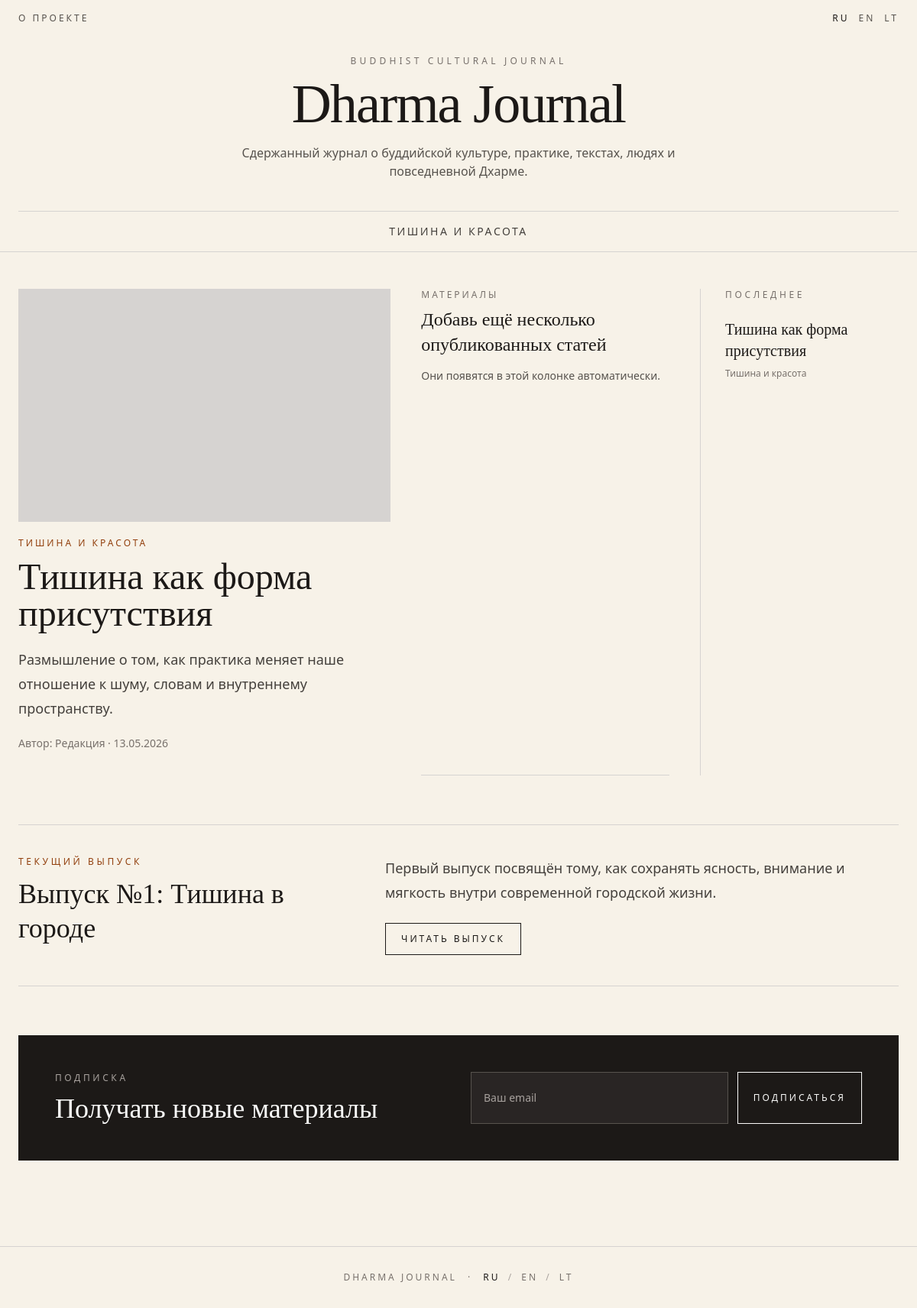
The page / on the database its author committed.
### articles/models.py (models this page shows, shortened)
class Category(models.Model):
    order = models.PositiveIntegerField("Порядок", default=100)
    is_active = models.BooleanField("Активна", default=True)
    class Meta:
        ordering = ["order", "id"]
        verbose_name = "Рубрика"
        verbose_name_plural = "Рубрики"
    def get_translation(self, language="ru"):
        return self.translations.filter(language=language).first()

class CategoryTranslation(models.Model):
    category = models.ForeignKey(
        Category,
        on_delete=models.CASCADE,
        related_name="translations",
        verbose_name="Рубрика",
    )
    language = models.CharField(
        "Язык",
        max_length=2,
        choices=LANGUAGE_CHOICES,
    )
    title = models.CharField("Название", max_length=200)
    slug = models.SlugField("URL-имя", max_length=220)
    description = models.TextField("Описание", blank=True)
    class Meta:
        unique_together = [
            ("category", "language"),
            ("language", "slug"),
        ]
        verbose_name = "Перевод рубрики"
        verbose_name_plural = "Переводы рубрик"

class ArticleTranslation(models.Model):
    article = models.ForeignKey(
        Article,
        on_delete=models.CASCADE,
        related_name="translations",
        verbose_name="Статья",
    )
    language = models.CharField(
        "Язык",
        max_length=2,
        choices=LANGUAGE_CHOICES,
    )
    title = models.CharField("Заголовок", max_length=250)
    slug = models.SlugField("URL-имя", max_length=260)
    subtitle = models.CharField("Подзаголовок", max_length=300, blank=True)
    excerpt = models.TextField("Краткое описание", blank=True)
    body = models.TextField("Текст статьи")
    seo_title = models.CharField("SEO title", max_length=250, blank=True)
    seo_description = models.TextField("SEO description", blank=True)
    class Meta:
        unique_together = [
            ("article", "language"),
            ("language", "slug"),
        ]
        verbose_name = "Перевод статьи"
        verbose_name_plural = "Переводы статей"

class Article(models.Model):
    class Status(models.TextChoices):
        DRAFT = "draft", "Черновик"
        PUBLISHED = "published", "Опубликовано"
    category = models.ForeignKey(
        Category,
        on_delete=models.PROTECT,
        related_name="articles",
        verbose_name="Рубрика",
    )
    author = models.ForeignKey(
        Author,
        on_delete=models.SET_NULL,
        null=True,
        blank=True,
        related_name="articles",
        verbose_name="Автор",
    )
    status = models.CharField(
        "Статус",
        max_length=20,
        choices=Status.choices,
        default=Status.DRAFT,
    )
    is_featured = models.BooleanField("Главный материал", default=False)
    published_at = models.DateTimeField("Дата публикации", null=True, blank=True)
    created_at = models.DateTimeField("Создано", auto_now_add=True)
    updated_at = models.DateTimeField("Обновлено", auto_now=True)
    class Meta:
        ordering = ["-published_at", "-created_at"]
        verbose_name = "Статья"
        verbose_name_plural = "Статьи"
    def get_translation(self, language="ru"):
        return self.translations.filter(language=language).first()

class Author(models.Model):
    name = models.CharField("Имя", max_length=200)
    slug = models.SlugField("URL-имя", max_length=220, unique=True)
    bio = models.TextField("Биография", blank=True)
    class Meta:
        ordering = ["name"]
        verbose_name = "Автор"
        verbose_name_plural = "Авторы"

### core/views.py (the view)
# urls.py: path("", home, {"language": "ru"}, name="home_default"),
def home(request, language="ru"):
    language = normalize_language(language)
    published_articles = (
        Article.objects
        .filter(
            status=Article.Status.PUBLISHED,
            translations__language=language,
        )
        .select_related("category", "author")
        .prefetch_related("translations", "category__translations")
        .distinct()
    )
    featured_article = (
        published_articles
        .filter(is_featured=True)
        .first()
    )
    featured_card = None
    if featured_article:
        featured_card = make_article_card(featured_article, language)
    secondary_articles = published_articles
    if featured_article:
        secondary_articles = secondary_articles.exclude(id=featured_article.id)
    secondary_cards = []
    for article in secondary_articles[:3]:
        card = make_article_card(article, language)
        if card:
            secondary_cards.append(card)
    latest_cards = []
    for article in published_articles[:5]:
        card = make_article_card(article, language)
        if card:
            latest_cards.append(card)
    context = {
        "language": language,
        "available_languages": AVAILABLE_LANGUAGES,
        "language_links": make_language_links_for_home(language),
        "navigation_categories": get_navigation_categories(language),
        "ui": get_ui_text(language),
        "featured_card": featured_card,
        "secondary_cards": secondary_cards,
        "latest_cards": latest_cards,
    }
    return render(request, "core/home.html", context)

### templates/core/home.html (shortened to what this page needs)
{% extends "base.html" %}
{% block content %}
<main class="mx-auto max-w-7xl px-6 py-12">
    <section class="grid gap-10 lg:grid-cols-[1.5fr_1fr_0.8fr]">
        {% if featured_card %}
            <article class="border-b border-stone-300 pb-8 lg:border-b-0">
                <div class="mb-5 aspect-[16/10] bg-stone-300"></div>
                <p class="mb-3 text-xs uppercase tracking-[0.25em] text-amber-800">
                    {% if featured_card.category_translation %}
                        {{ featured_card.category_translation.title }}
                    {% else %}
                        {{ ui.featured }}
                    {% endif %}
                </p>
                {% if featured_card.translation.slug %}
                    <a href="{% url 'article_detail' language featured_card.translation.slug %}" class="block group">
                        <h2 class="serif text-4xl md:text-5xl leading-tight group-hover:text-amber-800">
                            {{ featured_card.translation.title }}
                        </h2>
                    </a>
                {% else %}
                    <h2 class="serif text-4xl md:text-5xl leading-tight">
                        {{ featured_card.translation.title }}
                    </h2>
                {% endif %}
                {% if featured_card.translation.excerpt %}
                    <p class="mt-5 max-w-2xl text-lg leading-8 text-stone-700">
                        {{ featured_card.translation.excerpt }}
                    </p>
                {% endif %}
                <p class="mt-5 text-sm text-stone-500">
                    {% if featured_card.article.author %}
                        {{ ui.author }}: {{ featured_card.article.author.name }}
                    {% else %}
                        {{ ui.author }}: {{ ui.editorial }}
                    {% endif %}
                    {% if featured_card.article.published_at %}
                        · {{ featured_card.article.published_at|date:"d.m.Y" }}
                    {% endif %}
                </p>
            </article>
        {% endif %}
        <section class="grid gap-8">
            {% for card in secondary_cards %}
                <article class="border-b border-stone-300 pb-6">
                    <p class="mb-2 text-xs uppercase tracking-[0.25em] text-stone-500">
                        {% if card.category_translation %}
                            {{ card.category_translation.title }}
                        {% else %}
                            {{ ui.category }}
                        {% endif %}
                    </p>
                    {% if card.translation.slug %}
                        <a href="{% url 'article_detail' language card.translation.slug %}" class="block group">
                            <h3 class="serif text-2xl leading-snug group-hover:text-amber-800">
                                {{ card.translation.title }}
                            </h3>
                        </a>
                    {% else %}
                        <h3 class="serif text-2xl leading-snug">
                            {{ card.translation.title }}
                        </h3>
                    {% endif %}
                    {% if card.translation.excerpt %}
                        <p class="mt-3 text-sm leading-6 text-stone-600">
                            {{ card.translation.excerpt }}
                        </p>
                    {% endif %}
                </article>
            {% empty %}
                <article class="border-b border-stone-300 pb-6">
                    <p class="mb-2 text-xs uppercase tracking-[0.25em] text-stone-500">
                        {{ ui.materials }}
                    </p>
                    <h3 class="serif text-2xl leading-snug">
                        {{ ui.add_more_articles }}
                    </h3>
                    <p class="mt-3 text-sm leading-6 text-stone-600">
                        {{ ui.add_more_articles_text }}
                    </p>
                </article>
            {% endfor %}
        </section>
        <aside class="border-t border-stone-300 pt-6 lg:border-l lg:border-t-0 lg:pl-8 lg:pt-0">
            <h3 class="mb-6 text-xs uppercase tracking-[0.3em] text-stone-500">
                {{ ui.latest }}
            </h3>
            <div class="space-y-5">
                {% for card in latest_cards %}
                    {% if card.translation.slug %}
                        <a href="{% url 'article_detail' language card.translation.slug %}" class="block group">
                            <p class="serif text-xl leading-snug group-hover:text-amber-800">
                                {{ card.translation.title }}
                            </p>
                            <p class="mt-2 text-xs text-stone-500">
                                {% if card.category_translation %}
                                    {{ card.category_translation.title }}
                                {% else %}
                                    {{ ui.category }}
                                {% endif %}
                            </p>
                        </a>
                    {% endif %}
                {% empty %}
                    <p class="text-sm leading-6 text-stone-600">
                        {{ ui.no_published }}
                    </p>
                {% endfor %}
            </div>
        </aside>
    </section>
    <section class="mt-16 border-y border-stone-300 py-10">
        <div class="grid gap-8 md:grid-cols-[0.8fr_1.2fr]">
            <div>
                <p class="mb-3 text-xs uppercase tracking-[0.3em] text-amber-800">
                    {{ ui.current_issue }}
                </p>
                <h2 class="serif text-4xl leading-tight">
                    {{ ui.issue_title }}
                </h2>
            </div>
            <div>
                <p class="text-lg leading-8 text-stone-700">
                    {{ ui.issue_text }}
                </p>
                <a href="#" class="mt-6 inline-block border border-stone-900 px-5 py-3 text-xs uppercase tracking-[0.25em] hover:bg-stone-900 hover:text-stone-50">
                    {{ ui.read_issue }}
                </a>
            </div>
        </div>
    </section>
    <section class="mt-16 bg-stone-900 px-6 py-12 text-stone-50 md:px-12">
        <div class="grid gap-8 md:grid-cols-[1fr_1fr]">
            <div>
                <p class="mb-3 text-xs uppercase tracking-[0.3em] text-stone-400">
                    {{ ui.subscription }}
                </p>
                <h2 class="serif text-4xl">
                    {{ ui.subscribe_title }}
                </h2>
            </div>
            <form class="flex flex-col gap-3 sm:flex-row">
                <input
                    type="email"
                    placeholder="{{ ui.email_placeholder }}"
                    class="w-full border border-stone-600 bg-stone-800 px-4 py-3 text-sm outline-none placeholder:text-stone-400"
                >
                <button
                    type="submit"
                    class="border border-stone-50 px-5 py-3 text-xs uppercase tracking-[0.25em] hover:bg-stone-50 hover:text-stone-900"
                >
                    {{ ui.subscribe_button }}
                </button>
            </form>
        </div>
    </section>
</main>
{% endblock %}

### templates/base.html (shortened to what this page needs)
<!doctype html>
<html lang="{{ language|default:'ru' }}">
<head>
    <script src="https://cdn.tailwindcss.com"></script>
</head>
<body class="text-stone-900">
    <header class="border-b border-stone-300">
        <div class="mx-auto max-w-7xl px-6 py-4">
            <div class="flex items-center justify-between text-xs uppercase tracking-[0.25em] text-stone-600">
                <a href="{% url 'home' language %}" class="hover:text-stone-900">
                    {{ ui.about }}
                </a>
                <div class="flex gap-3">
                    {% for item in language_links %}
                        <a
                            href="{{ item.url }}"
                            class="{% if item.is_current %}text-stone-900{% else %}hover:text-stone-900{% endif %}"
                        >
                            {{ item.code|upper }}
                        </a>
                    {% endfor %}
                </div>
            </div>
            <div class="py-10 text-center">
                <p class="mb-3 text-xs uppercase tracking-[0.35em] text-stone-500">
                    {{ ui.journal_label }}
                </p>
                <a href="{% url 'home' language %}" class="inline-block">
                    <h1 class="serif text-5xl md:text-7xl tracking-tight hover:text-amber-800">
                        Dharma Journal
                    </h1>
                </a>
                <p class="mx-auto mt-4 max-w-2xl text-sm md:text-base leading-7 text-stone-600">
                    {{ ui.site_subtitle }}
                </p>
            </div>
            <nav class="flex flex-wrap justify-center gap-x-8 gap-y-3 border-t border-stone-300 pt-4 text-sm uppercase tracking-[0.18em] text-stone-700">
                {% for item in navigation_categories %}
                    <a href="{{ item.url }}" class="hover:text-stone-950">
                        {{ item.translation.title }}
                    </a>
                {% empty %}
                    <a href="{% url 'home' language %}" class="hover:text-stone-950">
                        Dharma Journal
                    </a>
                {% endfor %}
            </nav>
        </div>
    </header>
    {% block content %}{% endblock %}
    <footer class="mt-16 border-t border-stone-300">
        <div class="mx-auto max-w-7xl px-6 py-8 text-center text-xs uppercase tracking-[0.25em] text-stone-500">
            <a href="{% url 'home' language %}" class="hover:text-stone-900">
                Dharma Journal
            </a>
            <span class="mx-2">·</span>
            {% for item in language_links %}
                <a
                    href="{{ item.url }}"
                    class="{% if item.is_current %}text-stone-900{% else %}hover:text-stone-900{% endif %}"
                >
                    {{ item.code|upper }}
                </a>
                {% if not forloop.last %}
                    <span class="mx-1 text-stone-400">/</span>
                {% endif %}
            {% endfor %}
        </div>
    </footer>
</body>
</html>

### rows shown on the page
Category: translation "ТИШИНА И КРАСОТА"
CategoryTranslation: category_translation "ТИШИНА И КРАСОТА"
ArticleTranslation: translation "Тишина как форма присутствия", translation.excerpt "Размышление о том, как практика меняет наше отношение к шуму, словам и внутреннему пространству."
Article: article.author.name "Редакция", article.published_at "13.05.2026", translation "Тишина как форма присутствия", category_translation "Тишина и красота"

### other values the page prints
{{ ui.about }} "О ПРОЕКТЕ"
{{ item.code|upper }} "RU" "EN" "LT"
{{ ui.journal_label }} "BUDDHIST CULTURAL JOURNAL"
{{ ui.site_subtitle }} "Сдержанный журнал о буддийской культуре, практике, текстах, людях и повседневной Дхарме."
{{ ui.author }} "Автор"
{{ ui.materials }} "МАТЕРИАЛЫ"
{{ ui.add_more_articles }} "Добавь ещё несколько опубликованных статей"
{{ ui.add_more_articles_text }} "Они появятся в этой колонке автоматически."
{{ ui.latest }} "ПОСЛЕДНЕЕ"
{{ ui.current_issue }} "ТЕКУЩИЙ ВЫПУСК"
{{ ui.issue_title }} "Выпуск №1: Тишина в городе"
{{ ui.issue_text }} "Первый выпуск посвящён тому, как сохранять ясность, внимание и мягкость внутри современной городской жизни."
{{ ui.read_issue }} "ЧИТАТЬ ВЫПУСК"
{{ ui.subscription }} "ПОДПИСКА"
{{ ui.subscribe_title }} "Получать новые материалы"
